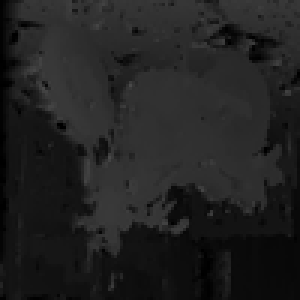
#> input picture 3DMapping/3Dmapping-algorithm-master/3DMapCodes/Transformed_BikeMap.png, 100 x 100 px (shown 3 times larger); its folder holds only this picture in this run
$ python mapto3d.py   (older library calls are emulated)
#> lines starting #> are read from the running program, lines starting #| are printed output that depends on the picture
#mapto3d.py
#an algorithm for importing and mapping 2D images to 3D plots
import numpy as np
import matplotlib.pyplot as plt
import pickle
from mpl_toolkits.mplot3d import Axes3D
import matplotlib.image as mpimg
from PIL import Image
from scipy import ndimage

# converting image to code; in command line:

imgname = input("Enter image name: ")
#> the answer given: Transformed_BikeMap.png

# pixel dimensions (px x py)
px = int(input("Enter x size: "))
#> the answer given: 100
py = int(input("Enter y size: "))
#> the answer given: 100
imgsize = (px, py)


# Resize and invert image by 180 degrees and save
img = Image.open(imgname).convert('LA')
#> img is the input picture: PIL image 100x100 LA; mean R, G, B, A 33.2, 33.2, 33.2, 255
img = img.resize(imgsize, Image.ANTIALIAS)
img = img.rotate(180)
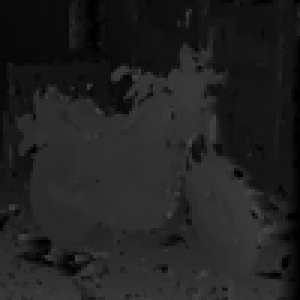
#> img: PIL image 100x100 LA (shown 3 times larger); mean R, G, B, A 33.2, 33.2, 33.2, 255
img.save("Transformed_" + imgname[:imgname.rfind('.')] + '.png')

img1 = mpimg.imread("Transformed_" + imgname[:imgname.rfind('.')] + '.png')
f1 = plt.figure(1)
rotated_img = ndimage.rotate(img, 180)[:, :, 0]
plt.imshow(rotated_img, 'gray')

pickle.dump(img1, open("pickledpic.p", "wb"))

# loading encrypted image
img1 = pickle.load(open("pickledpic.p", "rb"), encoding = 'latin1')
# converting image to binary
lum_img1 = img1[:, :, 0]

'''mapping algorithm: maps 2D binary image to 3D form by transforming relative
pixel color to depth'''

layers_maxval = [0.9, 0.8, 0.7, 0.6, 0.5, 0.4, 0.3, 0.2, 0.1]
layer_colors = ['magenta', 'yellow', 'black', 'cyan', 'pink', 'magenta', 'blue', 'navy', 'black']
n_layers = len(layers_maxval)

X = []
Y = []
Z = []

fig = plt.figure(2)
ax = plt.axes(projection = '3d')

for layer_index in range(n_layers):
    x = []
    y = []
    z = []
    for yi in range(py):
        for xi in range(px):
            if lum_img1[yi, xi] < layers_maxval[layer_index]:
                x.append(xi)
                y.append(yi)
    z = (layer_index+1) * np.ones(np.size(x))

    X.append(x)
    Y.append(y)
    Z.append(z)

    ax.plot(z, x, y, 'o', color = layer_colors[layer_index])

plt.xlabel('')
plt.ylabel('')
plt.suptitle('CV Project')
plt.show()
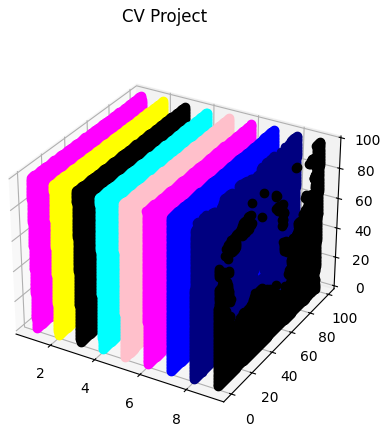
#> figure drawn by matplotlib, 1 panel


'''
x=[]
y=[]

for i in range(py):
    for j in range(px):
        if lum_img1[i,j]<0.90:
            x.append(j)
            y.append(i)
z=1*np.ones(np.size(x))

x2=[]
y2=[]

for i in range(py):
    for j in range(px):
        if lum_img1[i,j]<0.80:
            x2.append(j)
            y2.append(i)
z2=2*np.ones(np.size(x2))

x3=[]
y3=[]

for i in range(py):
    for j in range(px):
        if lum_img1[i,j]<0.70:
            x3.append(j)
            y3.append(i)
z3=3*np.ones(np.size(x3))

x4=[]
y4=[]

for i in range(py):
    for j in range(px):
        if lum_img1[i,j]<0.60:
            x4.append(j)
            y4.append(i)
z4=4*np.ones(np.size(x4))

x5=[]
y5=[]

for i in range(py):
    for j in range(px):
        if lum_img1[i,j]<0.50:
            x5.append(j)
            y5.append(i)
z5=5*np.ones(np.size(x5))

x6=[]
y6=[]

for i in range(py):
    for j in range(px):
        if lum_img1[i,j]<0.40:
            x6.append(j)
            y6.append(i)
z6=6*np.ones(np.size(x6))

x7=[]
y7=[]

for i in range(py):
    for j in range(px):
        if lum_img1[i,j]<0.30:
            x7.append(j)
            y7.append(i)
z7=7*np.ones(np.size(x7))

x8=[]
y8=[]

for i in range(py):
    for j in range(px):
        if lum_img1[i,j]<0.20:
            x8.append(j)
            y8.append(i)
z8=8*np.ones(np.size(x8))

x9=[]
y9=[]

for i in range(py):
    for j in range(px):
        if lum_img1[i,j]<0.10:
            x9.append(j)
            y9.append(i)
z9=9*np.ones(np.size(x9))


fig = plt.figure(2)
ax = plt.axes(projection='3d')
ax.plot(z,x,y,'o',color='magenta')
ax.plot(z2, x2, y2,'o',color='yellow')
ax.plot(z3, x3, y3,'o',color='black')
ax.plot(z4, x4, y4,'o',color='cyan')
ax.plot(z5,x5, y5,'o',color='pink')
ax.plot(z6,x6, y6,'o',color='magenta')
ax.plot(z7,x7, y7,'o',color='blue')
ax.plot(z8,x8, y8,'o',color='navy')
ax.plot(z9,x9, y9,'o',color='black')
plt.xlabel('')
plt.ylabel('')
plt.suptitle('CV Project')
plt.show()
'''
